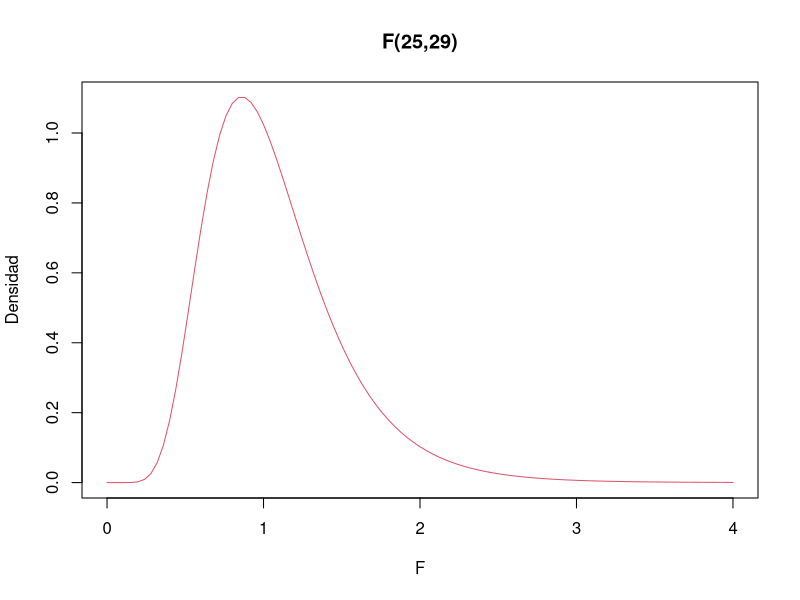

Write the R code that produced this figure.
## ---- chunk 1
knitr::opts_chunk$set(echo = TRUE)
## ---- chunk 2
# info muestral
nx   <- 35
ny   <- 40
xbar <- 82
ybar <- 78
# info poblacional
sigx <- 10
sigy <- 10
# estimacion puntual
EP <- xbar - ybar
print(EP)
# margen de error al 95% (Normal)
ME <- qnorm(p = 0.975)*sqrt(sigx^2/nx + sigy^2/ny)
print(ME)
# intevalo de confianza al 95% (Normal)
IC <- EP + c(-1,1)*ME
print(IC)
## ---- chunk 3
# info muestral
nx   <- 150
ny   <- 175
xbar <- 39.3
ybar <- 31.4
sx   <- 15.0
sy   <- 15.2 
# desviacion estandar conjugada
sp <- sqrt(((nx - 1)*sx^2 + (ny - 1)*sy^2)/(nx + ny - 2))
print(sp)
# estimacion puntual
EP <- xbar - ybar
print(EP)
# margen de error al 95% (Normal)
ME <- qnorm(p = 0.975)*sp*sqrt(1/nx + 1/ny)
print(ME)
# margen de error al 95% (t)
ME <- qt(p = 0.975, df = nx + ny - 2)*sp*sqrt(1/nx + 1/ny)
print(ME)
# intevalo de confianza al 99% (t)
IC <- EP + c(-1,1)*ME
print(IC)
## ---- chunk 4
# info muestral
nx   <- 5
ny   <- 5
xbar <- 95
ybar <- 70
sx   <- 1
sy   <- 6 
# grados de libertad
v <- round((sx^2/nx + sy^2/ny)^2/((sx^2/nx)^2/(nx-1) + (sy^2/ny)^2/(ny-1)))
print(v)
# estimacion puntual
EP <- xbar - ybar
print(EP)
# margen de error al 95% (Normal)
ME <- qnorm(p = 0.975)*sqrt(sx^2/nx + sy^2/ny)
print(ME)
# margen de error al 95% (t)
ME <- qt(p = 0.975, df = v)*sqrt(sx^2/nx + sy^2/ny)
print(ME)
# intevalo de confianza al 95% (t)
IC <- EP + c(-1,1)*ME
print(IC)
## ---- chunk 5
curve(expr = df(x, df1 = 25, df2 = 29), from = 0, to = 4, col = 2, xlab = expression(F), ylab = "Densidad", main = "F(25,29)")
## ---- chunk 6
# info muestral
nx   <- 26
ny   <- 30
sx   <- 94
sy   <- 58
# estimacion puntual
EP <- sy^2/sx^2
print(EP)
# intevalo de confianza al 95% (F)
IC <- (sy^2/sx^2)*c(qf(p = 0.025, df1 = nx-1, df2 = ny-1), qf(p = 0.975, df1 = nx-1, df2 = ny-2))
print(IC)
## ---- chunk 7
# info muestral
nx   <- 100
ny   <- 100
px   <- 27/100
py   <- 19/100
# estimacion puntual
EP <- px - py
print(EP)
# margen de error al 95% (Normal)
ME <- qnorm(p = 0.975)*sqrt(px*(1-px)/nx + py*(1-py)/ny)
print(ME)
# intevalo de confianza al 95% (F)
IC <- EP + c(-1,1)*ME
print(IC)
